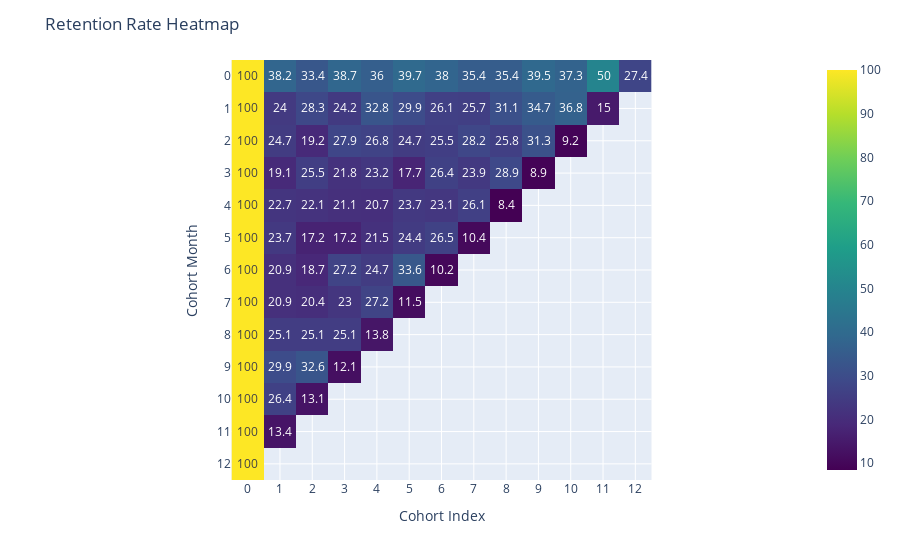

The notebook cell this image was saved under:
### Code cell
fig = px.imshow(z, text_auto=True, color_continuous_scale='Viridis')
fig.update_layout(title='Retention Rate Heatmap',
                    xaxis_title='Cohort Index',
                    yaxis_title='Cohort Month',
                    yaxis_nticks=24,
                    xaxis_nticks=24)

fig.show()

### Figure 1 — Plotly figure (JSON) as saved in the notebook; plotly's stock layout.template omitted (floating-point values rounded to 4 significant figures; data arrays with more than 128 entries replaced by an {"elided": "..."} marker saying what was removed)
{"data": [{"coloraxis": "coloraxis", "hovertemplate": "x: %{x}<br>y: %{y}<br>color: %{z}<extra></extra>", "name": "0", "texttemplate": "%{z}", "type": "heatmap", "xaxis": "x", "yaxis": "y", "z": {"elided": "13x13 float values"}}], "layout": {"coloraxis": {"colorscale": [[0, "#440154"], [0.1111, "#482878"], [0.2222, "#3e4989"], [0.3333, "#31688e"], [0.4444, "#26828e"], [0.5556, "#1f9e89"], [0.6667, "#35b779"], [0.7778, "#6ece58"], [0.8889, "#b5de2b"], [1, "#fde725"]]}, "margin": {"t": 60}, "title": {"text": "Retention Rate Heatmap"}, "xaxis": {"anchor": "y", "constrain": "domain", "domain": [0, 1], "nticks": 24, "scaleanchor": "y", "title": {"text": "Cohort Index"}}, "yaxis": {"anchor": "x", "autorange": "reversed", "constrain": "domain", "domain": [0, 1], "nticks": 24, "title": {"text": "Cohort Month"}}}}
